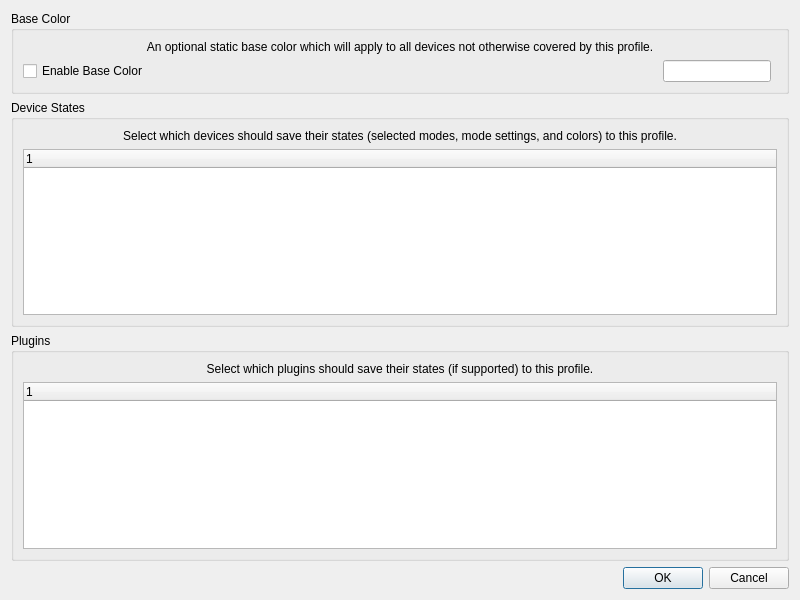
<?xml version="1.0" encoding="UTF-8"?>
<ui version="4.0">
 <class>OpenRGBProfileEditorDialog</class>
 <widget class="QDialog" name="OpenRGBProfileEditorDialog">
  <property name="geometry">
   <rect>
    <x>0</x>
    <y>0</y>
    <width>800</width>
    <height>600</height>
   </rect>
  </property>
  <property name="windowTitle">
   <string>Profile Editor</string>
  </property>
  <layout class="QGridLayout" name="gridLayout">
   <item row="0" column="0">
    <widget class="QGroupBox" name="GroupBoxBaseColor">
     <property name="title">
      <string>Base Color</string>
     </property>
     <layout class="QGridLayout" name="gridLayout_2">
      <item row="1" column="1">
       <widget class="QLineEdit" name="LineEditBaseColorHex">
        <property name="sizePolicy">
         <sizepolicy hsizetype="Minimum" vsizetype="Fixed">
          <horstretch>0</horstretch>
          <verstretch>0</verstretch>
         </sizepolicy>
        </property>
       </widget>
      </item>
      <item row="1" column="2">
       <widget class="ColorWheel" name="ColorWheelBaseColor" native="true"/>
      </item>
      <item row="1" column="0">
       <widget class="QCheckBox" name="CheckBoxBaseColor">
        <property name="sizePolicy">
         <sizepolicy hsizetype="Expanding" vsizetype="Fixed">
          <horstretch>0</horstretch>
          <verstretch>0</verstretch>
         </sizepolicy>
        </property>
        <property name="text">
         <string>Enable Base Color</string>
        </property>
       </widget>
      </item>
      <item row="0" column="0" colspan="3">
       <widget class="QLabel" name="label_3">
        <property name="text">
         <string>An optional static base color which will apply to all devices not otherwise covered by this profile.</string>
        </property>
        <property name="alignment">
         <set>Qt::AlignmentFlag::AlignCenter</set>
        </property>
       </widget>
      </item>
     </layout>
    </widget>
   </item>
   <item row="1" column="0">
    <widget class="QGroupBox" name="GroupBoxControllerStates">
     <property name="title">
      <string>Device States</string>
     </property>
     <layout class="QGridLayout" name="gridLayout_3">
      <item row="1" column="0">
       <widget class="QTreeWidget" name="TreeWidgetControllerStates">
        <column>
         <property name="text">
          <string notr="true">1</string>
         </property>
        </column>
       </widget>
      </item>
      <item row="0" column="0">
       <widget class="QLabel" name="label_2">
        <property name="text">
         <string>Select which devices should save their states (selected modes, mode settings, and colors) to this profile.</string>
        </property>
        <property name="alignment">
         <set>Qt::AlignmentFlag::AlignCenter</set>
        </property>
       </widget>
      </item>
     </layout>
    </widget>
   </item>
   <item row="3" column="0">
    <widget class="QDialogButtonBox" name="ButtonBox">
     <property name="orientation">
      <enum>Qt::Orientation::Horizontal</enum>
     </property>
     <property name="standardButtons">
      <set>QDialogButtonBox::StandardButton::Cancel|QDialogButtonBox::StandardButton::Ok</set>
     </property>
    </widget>
   </item>
   <item row="2" column="0">
    <widget class="QGroupBox" name="GroupBoxPlugins">
     <property name="title">
      <string>Plugins</string>
     </property>
     <layout class="QGridLayout" name="gridLayout_4">
      <item row="1" column="0">
       <widget class="QTreeWidget" name="TreeWidgetPlugins">
        <column>
         <property name="text">
          <string notr="true">1</string>
         </property>
        </column>
       </widget>
      </item>
      <item row="0" column="0">
       <widget class="QLabel" name="label">
        <property name="text">
         <string>Select which plugins should save their states (if supported) to this profile.</string>
        </property>
        <property name="alignment">
         <set>Qt::AlignmentFlag::AlignCenter</set>
        </property>
       </widget>
      </item>
     </layout>
    </widget>
   </item>
  </layout>
 </widget>
 <customwidgets>
  <customwidget>
   <class>ColorWheel</class>
   <extends>QWidget</extends>
   <header location="global">ColorWheel.h</header>
   <container>1</container>
   <slots>
    <signal>colorChanged(QColor)</signal>
   </slots>
  </customwidget>
 </customwidgets>
 <resources/>
 <connections>
  <connection>
   <sender>ButtonBox</sender>
   <signal>accepted()</signal>
   <receiver>OpenRGBProfileEditorDialog</receiver>
   <slot>accept()</slot>
   <hints>
    <hint type="sourcelabel">
     <x>248</x>
     <y>254</y>
    </hint>
    <hint type="destinationlabel">
     <x>157</x>
     <y>274</y>
    </hint>
   </hints>
  </connection>
  <connection>
   <sender>ButtonBox</sender>
   <signal>rejected()</signal>
   <receiver>OpenRGBProfileEditorDialog</receiver>
   <slot>reject()</slot>
   <hints>
    <hint type="sourcelabel">
     <x>316</x>
     <y>260</y>
    </hint>
    <hint type="destinationlabel">
     <x>286</x>
     <y>274</y>
    </hint>
   </hints>
  </connection>
 </connections>
</ui>
